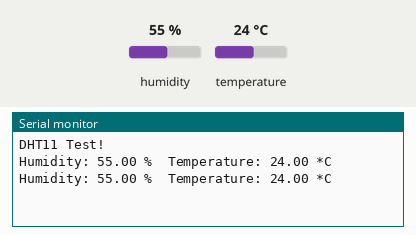
Simulated run of this sketch. Board: Arduino Uno, built with avr-gcc and run on an emulated ATmega328P. On the bench: the last lines printed to the serial monitor. The inputs (shaded band) are chosen by the test bench; at power-on: humidity 55 %, temperature 24 °C.

Above: at 4.8 s.
4.9 s: humidity set to 22 %
At 6.9 s:
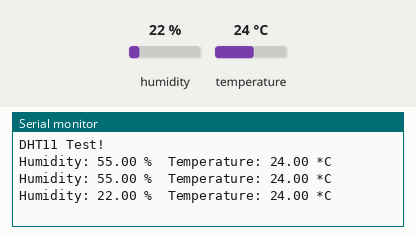
7.9 s: temperature set to 12 °C
At 9.3 s:
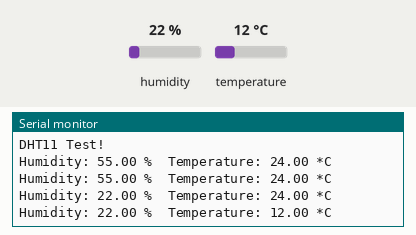
10.9 s: humidity set to 40 %
At 13.0 s:
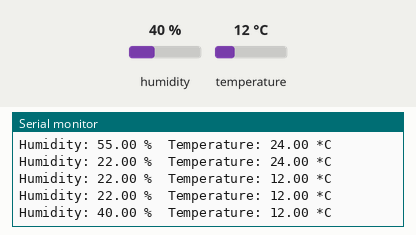
Timing chart, 0 to 14.5 s (numbered marks = the images above; inputs shaded):
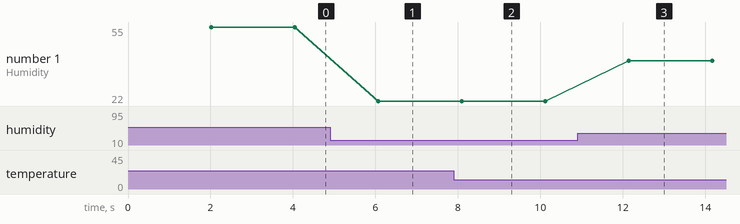

Measured:
- after the input at 4.9 s, the serial monitor: prints a new line after 1.2 s (image 1)
- after the input at 7.9 s, the serial monitor: prints a new line after 0.20 s (image 2)
- after the input at 10.9 s, the serial monitor: prints a new line after 1.2 s (image 3)
- plotted number 1: 55 → 22 after the input at 4.9 s, 22 → 40 after the input at 10.9 s

The sketch:

DHT11.ino
```cpp
#include "DHT.h"
#define DHTPIN 2 // what digital pin we're connected to
#define DHTTYPE DHT11   // DHT 11
DHT dht(DHTPIN, DHTTYPE);

void setup() {
  Serial.begin(9600);
  Serial.println("DHT11 Test!");
  dht.begin();
}

void loop() {
  delay(2000); // Wait a few seconds between measurements.
  float h = dht.readHumidity();  //read humidity
  float t = dht.readTemperature();  //read temperature
  Serial.print("Humidity: ");
  Serial.print(h);
  Serial.print(" %\t");
  Serial.print("Temperature: ");
  Serial.print(t);
  Serial.println(" *C ");
  //Serial.print(1.8*t+32);
  //Serial.print((float)round(1.8*t+32));
  //Serial.println(" *F");
}
```
